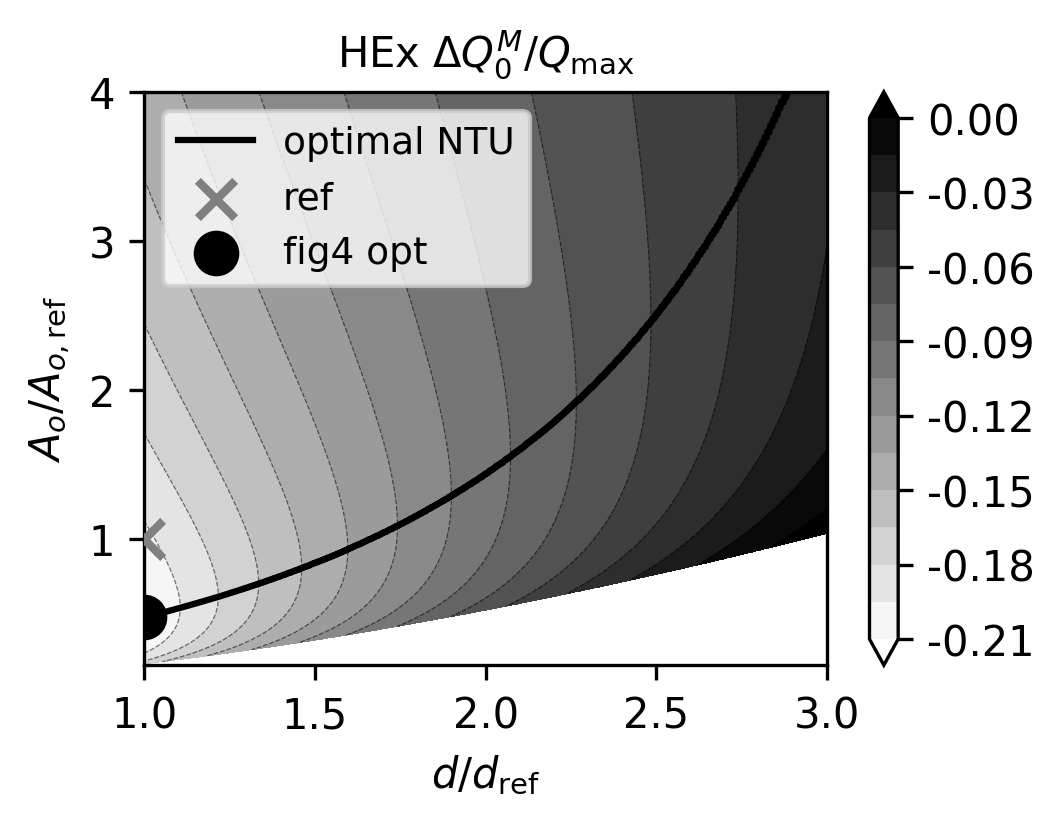

Here is the Python script that generated this plot:
"""
2D contour plot of practical availability vs d_over_d_ref and scaled NTU.
Uses same inputs as newfig4 (Helicopter defaults). Pressure drop includes
multiplier d_over_d_ref**1.407. Y-axis: (NTU/NTU_match)**(-1.704) * (d_over_d_ref)**(-0.704).
"""

import hashlib
import json
import os
from pathlib import Path

import matplotlib.pyplot as plt
import matplotlib.ticker as mtick
import numpy as np
import pandas as pd
import xflow
from scipy.interpolate import griddata
from xflow import (
    calculate_epsilon_ntu_curve,
    calculate_pressure_drop_ratio,
    practical_unavailable_creation_hex,
)

from heat_exchanger.epsilon_ntu import epsilon_ntu

save_dir = os.path.dirname(os.path.abspath(__file__))
DATA_FILE = Path(save_dir) / "newfig5_data.parquet"

# Helicopter defaults (same as newfig4)
DEFAULT_PRESSURE_DROP_ASSUMPTION = "inlet_density"
DEFAULT_C_COLD_OVER_C_HOT = 0.95
DEFAULT_D_R = 0.44
DEFAULT_G2_H = 2e-2
DEFAULT_ST_OVER_F = 0.4
DEFAULT_F_C_OVER_F_H = 1.0
DEFAULT_T = 1.7
DEFAULT_T_DEAD_OVER_T_COLD_IN = 0.52
DEFAULT_P_COLD_IN_OVER_P_HOT_IN = 7.2
DEFAULT_P_HOT_IN_OVER_P_DEAD = 1.03
DEFAULT_P_DEAD_OVER_P_HOT_IN = 1.0 / DEFAULT_P_HOT_IN_OVER_P_DEAD
DEFAULT_GAMMA = 1.4
NTU_REF = 1.479
DEFAULT_MOLAR_MASS_RATIO = 1.0
DEFAULT_A_R = 1.0
DEFAULT_DP_MAX = 0.3
DP_REF = 0.115

# Sweep: d_over_d_ref from 0.5 to 1.2, 8 values step 0.1
D_OVER_D_REF_VALUES = np.linspace(1.0, 3, 1000)  # 0.5, 0.6, ..., 1.2
NTU_MAX_AT_D_REF = 4.0  # NTU max at d/d_ref = 1; for smaller d, NTU max increases (2/d)
NTU_NUM = 1000  # number of NTU points per d (sweep resolution)
CONTOUR_GRID_N = 2000  # grid size for interpolation; contour smoothness is set by this, not NTU_NUM
NTU_MIN = 0.4
AO_MAX = 4


def _ntu_max_for_d(d_over_d_ref, dp_max, dp_ref=DP_REF):
    """NTU max for a given d/d_ref and dp_max.

    Formula: NTU_max = NTU_max_at_d_ref * (DP_max/DP_ref)^(1/4.407) * (d/d_ref)^{-1.407/4.407}
    """
    return NTU_MAX_AT_D_REF * (dp_max / dp_ref) ** (1 / 4.407) * (d_over_d_ref) ** (-1.407 / 4.407)


def _y_axis(d_over_d_ref, ntu):
    """Y-axis coordinate: (NTU/NTU_match)**(-1.704) * (d_over_d_ref)**(-0.704)."""
    return (ntu / NTU_REF) ** (-1.704) * (d_over_d_ref) ** (-0.704)


def _compute_reference_dp_curve(
    c_cold_over_c_hot,
    st_over_f,
    f_c_over_f_h,
    d_r,
    g2_h,
    pressure_drop_ratio,
    dp_max,
):
    """Reference hot pressure drop vs NTU at d_over_d_ref=1 (same formula as xflow 4.407).
    ntu_max set so the curve covers the full NTU range needed for all d (max at smallest d).
    Use a much higher dp_max for the reference curve so it covers full NTU range;
    actual dp_max check happens after scaling by d**1.407.
    """
    xflow.SHOW_CUBIC = True
    xflow.NTU_REF = NTU_REF
    ntu_max_ref = _ntu_max_for_d(D_OVER_D_REF_VALUES.min(), dp_max)
    # Add safety margin (1.2x) to ensure we cover all NTU values needed
    ntu_max_ref = ntu_max_ref * 1.2
    # Use much higher dp_max for reference curve so it covers full NTU range
    # The actual dp_max limit is applied after scaling by d**1.407
    dp_max_ref = dp_max * 3.0  # Allow reference curve to go much higher
    ntu_arr, _, dp_hot_ref, _, _ = calculate_epsilon_ntu_curve(
        c_cold_over_c_hot,
        st_over_f,
        f_c_over_f_h,
        d_r,
        g2_h,
        ntu_max=ntu_max_ref,
        dp_max=dp_max_ref,
        pressure_drop_percent_ratio_cold_over_hot=pressure_drop_ratio,
    )
    return ntu_arr, dp_hot_ref


def _practical_at_d_ntu(
    d_over_d_ref,
    ntu,
    ntu_ref,
    dp_hot_ref,
    c_cold_over_c_hot,
    pressure_drop_ratio,
    t,
    p_cold_in_over_p_hot_in,
    p_dead_over_p_hot_in,
    gamma,
    dp_max,
):
    """Practical unavailable creation at single (d, NTU). Pressure drop = ref_dp(NTU) * d**1.407."""
    # Interpolate reference dp at this NTU, then scale by d**1.407
    # np.interp will extrapolate if needed, but we'll check validity after
    dp_hot = np.interp(ntu, ntu_ref, dp_hot_ref) * (d_over_d_ref**1.407)
    dp_cold = pressure_drop_ratio * dp_hot

    if c_cold_over_c_hot <= 1.0:
        C_ratio = c_cold_over_c_hot
    else:
        C_ratio = 1.0 / c_cold_over_c_hot
    eps = epsilon_ntu(
        np.array([ntu]),
        C_ratio,
        exchanger_type="aligned_flow",
        flow_type="counterflow",
        n_passes=1,
    )[0]

    validity = (dp_hot < dp_max) & (dp_cold < dp_max)
    if not validity:
        return np.nan

    out = practical_unavailable_creation_hex(
        np.array([eps]),
        t,
        np.array([dp_hot]),
        np.array([dp_cold]),
        np.array([True]),
        p_cold_in_over_p_hot_in=p_cold_in_over_p_hot_in,
        p_dead_over_p_hot_in=p_dead_over_p_hot_in,
        gamma=gamma,
    )
    return float(out[0]) if len(out) > 0 else np.nan


def _fig4_optimum_ntu(
    ntu_ref,
    dp_hot_ref,
    c_cold_over_c_hot,
    pressure_drop_ratio,
    t,
    p_cold_in_over_p_hot_in,
    p_dead_over_p_hot_in,
    gamma,
    dp_max,
):
    """At d_over_d_ref=1, find NTU that minimizes practical_unavailable_creation (fig4 optimum)."""
    ntu_fine = np.linspace(0.35, NTU_MAX_AT_D_REF, 150)
    vals = []
    for ntu in ntu_fine:
        z = _practical_at_d_ntu(
            1.0,
            ntu,
            ntu_ref,
            dp_hot_ref,
            c_cold_over_c_hot,
            pressure_drop_ratio,
            t,
            p_cold_in_over_p_hot_in,
            p_dead_over_p_hot_in,
            gamma,
            dp_max,
        )
        vals.append(z)
    vals = np.array(vals)
    valid = np.isfinite(vals)
    if not np.any(valid):
        return None
    idx = np.nanargmin(vals)
    return float(ntu_fine[idx])


def _optimal_ntu_line(
    ntu_ref,
    dp_hot_ref,
    c_cold_over_c_hot,
    pressure_drop_ratio,
    t,
    p_cold_in_over_p_hot_in,
    p_dead_over_p_hot_in,
    gamma,
    dp_max,
):
    """Find optimal NTU for each d/d_ref, return (d_values, ntu_opt_values, y_opt_values, z_opt_values)."""
    d_vals = []
    ntu_opt_vals = []
    y_opt_vals = []
    z_opt_vals = []

    for d in D_OVER_D_REF_VALUES:
        ntu_max_d = _ntu_max_for_d(d, dp_max)
        ntu_fine = np.linspace(NTU_MIN, ntu_max_d, NTU_NUM)
        vals = []
        for ntu in ntu_fine:
            z = _practical_at_d_ntu(
                d,
                ntu,
                ntu_ref,
                dp_hot_ref,
                c_cold_over_c_hot,
                pressure_drop_ratio,
                t,
                p_cold_in_over_p_hot_in,
                p_dead_over_p_hot_in,
                gamma,
                dp_max,
            )
            vals.append(z)
        vals = np.array(vals)
        valid = np.isfinite(vals)
        if np.any(valid):
            idx = np.nanargmin(vals)
            ntu_opt = float(ntu_fine[idx])
            y_opt = _y_axis(d, ntu_opt)
            z_opt = float(vals[idx])
            d_vals.append(d)
            ntu_opt_vals.append(ntu_opt)
            y_opt_vals.append(y_opt)
            z_opt_vals.append(z_opt)

    return np.array(d_vals), np.array(ntu_opt_vals), np.array(y_opt_vals), np.array(z_opt_vals)


def _compute_input_hash(**kwargs):
    """Compute hash of input parameters to check if cache is valid."""
    # Create a dictionary of all relevant inputs
    inputs = {
        "c_cold_over_c_hot": kwargs.get("c_cold_over_c_hot"),
        "st_over_f": kwargs.get("st_over_f"),
        "f_c_over_f_h": kwargs.get("f_c_over_f_h"),
        "d_r": kwargs.get("d_r"),
        "g2_h": kwargs.get("g2_h"),
        "t": kwargs.get("t"),
        "p_cold_in_over_p_hot_in": kwargs.get("p_cold_in_over_p_hot_in"),
        "p_dead_over_p_hot_in": kwargs.get("p_dead_over_p_hot_in"),
        "gamma": kwargs.get("gamma"),
        "pressure_drop_assumption": kwargs.get("pressure_drop_assumption"),
        "molar_mass_ratio": kwargs.get("molar_mass_ratio"),
        "a_r": kwargs.get("a_r"),
        "dp_max": kwargs.get("dp_max"),
        "d_over_d_ref_values": D_OVER_D_REF_VALUES.tolist(),
        "ntu_max_at_d_ref": NTU_MAX_AT_D_REF,
        "ntu_num": NTU_NUM,
        "ntu_min": NTU_MIN,
        "ntu_ref": NTU_REF,
        "dp_ref": DP_REF,
    }
    # Convert to JSON string and hash
    input_str = json.dumps(inputs, sort_keys=True)
    return hashlib.md5(input_str.encode()).hexdigest()


def run_sweep_and_plot(
    c_cold_over_c_hot=DEFAULT_C_COLD_OVER_C_HOT,
    st_over_f=DEFAULT_ST_OVER_F,
    f_c_over_f_h=DEFAULT_F_C_OVER_F_H,
    d_r=DEFAULT_D_R,
    g2_h=DEFAULT_G2_H,
    t=DEFAULT_T,
    p_cold_in_over_p_hot_in=DEFAULT_P_COLD_IN_OVER_P_HOT_IN,
    p_dead_over_p_hot_in=DEFAULT_P_DEAD_OVER_P_HOT_IN,
    gamma=DEFAULT_GAMMA,
    pressure_drop_assumption=DEFAULT_PRESSURE_DROP_ASSUMPTION,
    molar_mass_ratio=DEFAULT_MOLAR_MASS_RATIO,
    a_r=DEFAULT_A_R,
    dp_max=DEFAULT_DP_MAX,
    base_name="newfig5",
):
    """Build 2D sweep (d_over_d_ref, NTU) and plot contour of practical availability."""
    # Check if we can load from cache
    input_hash = _compute_input_hash(
        c_cold_over_c_hot=c_cold_over_c_hot,
        st_over_f=st_over_f,
        f_c_over_f_h=f_c_over_f_h,
        d_r=d_r,
        g2_h=g2_h,
        t=t,
        p_cold_in_over_p_hot_in=p_cold_in_over_p_hot_in,
        p_dead_over_p_hot_in=p_dead_over_p_hot_in,
        gamma=gamma,
        pressure_drop_assumption=pressure_drop_assumption,
        molar_mass_ratio=molar_mass_ratio,
        a_r=a_r,
        dp_max=dp_max,
    )

    load_from_cache = False
    if DATA_FILE.exists():
        try:
            df = pd.read_parquet(DATA_FILE)
            if "input_hash" in df.columns and len(df) > 0:
                cached_hash = df["input_hash"].iloc[0]
                if cached_hash == input_hash:
                    load_from_cache = True
                    print(f"Loading cached data from {DATA_FILE}")
        except Exception as e:
            print(f"Error reading cache: {e}, will recalculate")

    if load_from_cache:
        # Load data from parquet
        df = pd.read_parquet(DATA_FILE)
        # Extract sweep data (where d_over_d_ref is not NaN)
        sweep_mask = df["d_over_d_ref"].notna()
        xx = df[sweep_mask]["d_over_d_ref"].values
        yy = df[sweep_mask]["ao_over_ao_ref"].values
        zz = df[sweep_mask]["dqom_over_qmax"].values
        # Extract optimal line data
        opt_mask = df["d_opt"].notna()
        d_opt_line = df[opt_mask]["d_opt"].values
        y_opt_line = df[opt_mask]["ao_opt"].values
        z_opt_line = df[opt_mask]["dqom_opt"].values
        # Get fig4 optimum
        fig4_row = df[df["is_fig4_opt"]]
        if len(fig4_row) > 0:
            y_opt = float(fig4_row["ao_over_ao_ref"].iloc[0])
        else:
            y_opt = None
    else:
        # Calculate data
        print("Computing sweep data...")
        sigma_r = d_r * a_r if a_r is not None else None
        pressure_drop_ratio = calculate_pressure_drop_ratio(
            pressure_drop_assumption,
            c_cold_over_c_hot,
            t,
            d_r,
            molar_mass_ratio,
            sigma_r,
            p_cold_in_over_p_hot_in,
        )

        # Reference dp curve at d=1 (used for all d via multiplier d**1.407)
        ntu_ref, dp_hot_ref = _compute_reference_dp_curve(
            c_cold_over_c_hot,
            st_over_f,
            f_c_over_f_h,
            d_r,
            g2_h,
            pressure_drop_ratio,
            dp_max,
        )

        # Fig4 optimum: at d=1, NTU that minimizes practical
        ntu_opt = _fig4_optimum_ntu(
            ntu_ref,
            dp_hot_ref,
            c_cold_over_c_hot,
            pressure_drop_ratio,
            t,
            p_cold_in_over_p_hot_in,
            p_dead_over_p_hot_in,
            gamma,
            dp_max,
        )
        if ntu_opt is not None:
            y_opt = _y_axis(1.0, ntu_opt)
        else:
            y_opt = None

        # Optimal NTU line: for each d, find optimal NTU
        d_opt_line, ntu_opt_line, y_opt_line, z_opt_line = _optimal_ntu_line(
            ntu_ref,
            dp_hot_ref,
            c_cold_over_c_hot,
            pressure_drop_ratio,
            t,
            p_cold_in_over_p_hot_in,
            p_dead_over_p_hot_in,
            gamma,
            dp_max,
        )

        # 2D sweep: for each d, sweep NTU (NTU max increases for smaller d)
        # For smaller d/d_ref, pressure drop is lower (scaled by d**1.407), so we can go to higher NTU
        xx, yy, zz = [], [], []
        for d in D_OVER_D_REF_VALUES:
            ntu_max_d = _ntu_max_for_d(d, dp_max)  # NTU max depends on d and dp_max
            ntu_sweep = np.linspace(NTU_MIN, ntu_max_d, NTU_NUM)
            for ntu in ntu_sweep:
                z = _practical_at_d_ntu(
                    d,
                    ntu,
                    ntu_ref,
                    dp_hot_ref,
                    c_cold_over_c_hot,
                    pressure_drop_ratio,
                    t,
                    p_cold_in_over_p_hot_in,
                    p_dead_over_p_hot_in,
                    gamma,
                    dp_max,
                )
                y = _y_axis(d, ntu)
                xx.append(d)
                yy.append(y)
                zz.append(z)

        xx = np.array(xx)
        yy = np.array(yy)
        zz = np.array(zz)
        valid = np.isfinite(zz)
        if not np.any(valid):
            print("No valid practical values in sweep.")
            print(f"Total points: {len(zz)}, Valid points: {np.sum(valid)}")
            return

        print(f"Valid points: {np.sum(valid)}/{len(zz)}")
        print(f"x range: [{xx[valid].min():.3f}, {xx[valid].max():.3f}]")
        print(f"y range: [{yy[valid].min():.3f}, {yy[valid].max():.3f}]")
        print(f"z range: [{zz[valid].min():.3f}, {zz[valid].max():.3f}]")

        # Save data to parquet
        # Create separate DataFrames and concatenate
        sweep_df = pd.DataFrame(
            {
                "input_hash": [input_hash] * len(xx),
                "d_over_d_ref": xx,
                "ao_over_ao_ref": yy,
                "dqom_over_qmax": zz,
                "d_opt": [np.nan] * len(xx),
                "ao_opt": [np.nan] * len(xx),
                "dqom_opt": [np.nan] * len(xx),
                "is_fig4_opt": [False] * len(xx),
            }
        )

        opt_df = pd.DataFrame(
            {
                "input_hash": [input_hash] * len(d_opt_line),
                "d_over_d_ref": [np.nan] * len(d_opt_line),
                "ao_over_ao_ref": [np.nan] * len(d_opt_line),
                "dqom_over_qmax": [np.nan] * len(d_opt_line),
                "d_opt": d_opt_line,
                "ao_opt": y_opt_line,
                "dqom_opt": z_opt_line,
                "is_fig4_opt": [False] * len(d_opt_line),
            }
        )

        dfs = [sweep_df, opt_df]

        # Add fig4 optimum point if available
        if y_opt is not None:
            # Calculate dQo^M/Qmax for fig4 optimum
            z_fig4 = _practical_at_d_ntu(
                1.0,
                ntu_opt,
                ntu_ref,
                dp_hot_ref,
                c_cold_over_c_hot,
                pressure_drop_ratio,
                t,
                p_cold_in_over_p_hot_in,
                p_dead_over_p_hot_in,
                gamma,
                dp_max,
            )
            fig4_df = pd.DataFrame(
                {
                    "input_hash": [input_hash],
                    "d_over_d_ref": [1.0],
                    "ao_over_ao_ref": [y_opt],
                    "dqom_over_qmax": [z_fig4],
                    "d_opt": [np.nan],
                    "ao_opt": [np.nan],
                    "dqom_opt": [np.nan],
                    "is_fig4_opt": [True],
                }
            )
            dfs.append(fig4_df)

        df = pd.concat(dfs, ignore_index=True)
        df.to_parquet(DATA_FILE)
        print(f"Data saved to {DATA_FILE}")

    # Interpolate onto regular grid for contour (smoothness = CONTOUR_GRID_N, not NTU_NUM)
    # The irregular (x, y, z) points from the sweep are interpolated onto a regular grid
    # for smooth contour plotting. CONTOUR_GRID_N controls smoothness, not NTU_NUM.
    valid = np.isfinite(zz)
    x_min, x_max = D_OVER_D_REF_VALUES.min(), D_OVER_D_REF_VALUES.max()
    y_min, y_max = yy[valid].min(), yy[valid].max()
    # Slightly extend for nicer contours
    y_min = max(y_min * 0.95, 1e-5)
    y_max = min(y_max * 1.05, AO_MAX)
    grid_x = np.linspace(x_min, x_max, CONTOUR_GRID_N)
    grid_y = np.linspace(y_min, y_max, CONTOUR_GRID_N)
    X, Y = np.meshgrid(grid_x, grid_y)
    Z = griddata(
        (xx[valid], yy[valid]),
        zz[valid],
        (X, Y),
        method="cubic",
        fill_value=np.nan,
    )

    # Debug: check interpolation result
    # If cubic interpolation fails (e.g., insufficient points), fall back to linear
    z_valid_count = np.sum(np.isfinite(Z))
    print(f"Interpolated Z: {z_valid_count}/{Z.size} valid values")
    if z_valid_count == 0:
        print("Trying linear interpolation instead of cubic...")
        Z = griddata(
            (xx[valid], yy[valid]),
            zz[valid],
            (X, Y),
            method="linear",
            fill_value=np.nan,
        )
        z_valid_count = np.sum(np.isfinite(Z))
        print(f"After linear: {z_valid_count}/{Z.size} valid values")

    plt.rcParams.update(
        {
            "font.size": 10,
            "axes.titlesize": 10,
            "axes.labelsize": 10,
            "xtick.labelsize": 10,
            "ytick.labelsize": 10,
        }
    )
    fig, ax = plt.subplots(figsize=(9 / 2.54, 7 / 2.54))
    ax.set_xlim(x_min, x_max)
    ax.set_ylim(y_min, y_max)
    ax.set_xlabel(r"$d / d_{\mathrm{ref}}$")
    ax.set_ylabel(r"$A_o/A_{o,\mathrm{ref}}$")

    # Contour plot (practical availability)
    # Check for valid Z values before creating levels
    z_min = np.nanmin(Z)
    z_max = np.nanmax(Z)
    if not (np.isfinite(z_min) and np.isfinite(z_max)):
        print("Warning: No valid Z values for contour plot.")
        return

    levels = np.linspace(z_min, min(0, z_max), 15)
    # Ensure levels don't contain NaN or inf
    levels = levels[np.isfinite(levels)]
    if len(levels) < 2:
        print("Warning: Not enough valid levels for contour plot.")
        return

    cs = ax.contourf(X, Y, Z, levels=levels, cmap="gray_r", extend="both")
    ax.contour(X, Y, Z, levels=levels, colors="k", linewidths=0.3, alpha=0.5)

    # Optimal NTU line: plot line of optimal NTU for each d/d_ref
    if len(d_opt_line) > 0:
        # Filter points within plot bounds
        mask = (d_opt_line >= x_min) & (d_opt_line <= x_max) & (y_opt_line >= y_min) & (y_opt_line <= y_max)
        if np.any(mask):
            ax.plot(
                d_opt_line[mask],
                y_opt_line[mask],
                "k-",
                linewidth=1.5,
                zorder=6,
                label="optimal NTU",
            )

    # Ref at (1, 1): grey cross
    ax.scatter([1.0], [1.0], marker="x", s=80, color="grey", linewidths=2, zorder=5, label="ref")
    # Fig4 optimum: black circle (at d=1, y = y_opt)
    if y_opt is not None and y_min <= y_opt <= y_max:
        ax.scatter(
            [1.0],
            [y_opt],
            s=80,
            facecolors="black",
            edgecolors="black",
            linewidths=2,
            zorder=5,
            label="fig4 opt",
        )
    ax.legend(loc="upper left", fontsize=9)
    ax.set_title(r"HEx $\Delta Q_0^M / Q_{\mathrm{max}}$")
    plt.colorbar(cs, ax=ax, format=mtick.FormatStrFormatter("%.2f"))
    plt.tight_layout(pad=0.5)

    for ext in ["svg", "tiff", "png"]:
        path = os.path.join(save_dir, f"{base_name}.{ext}")
        fig.savefig(path, dpi=300, facecolor="white", bbox_inches=None, pad_inches=0)
        print(f"Saved {path}")
    plt.close(fig)


if __name__ == "__main__":
    run_sweep_and_plot(
        c_cold_over_c_hot=DEFAULT_C_COLD_OVER_C_HOT,
        st_over_f=DEFAULT_ST_OVER_F,
        f_c_over_f_h=DEFAULT_F_C_OVER_F_H,
        d_r=DEFAULT_D_R,
        g2_h=DEFAULT_G2_H,
        t=DEFAULT_T,
        p_cold_in_over_p_hot_in=DEFAULT_P_COLD_IN_OVER_P_HOT_IN,
        p_dead_over_p_hot_in=DEFAULT_P_DEAD_OVER_P_HOT_IN,
        gamma=DEFAULT_GAMMA,
        pressure_drop_assumption=DEFAULT_PRESSURE_DROP_ASSUMPTION,
        molar_mass_ratio=DEFAULT_MOLAR_MASS_RATIO,
        a_r=DEFAULT_A_R,
        dp_max=DEFAULT_DP_MAX,
        base_name="newfig5",
    )
